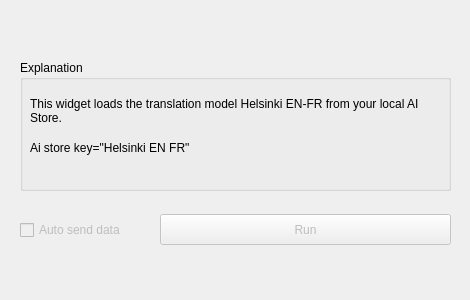
<?xml version="1.0" encoding="UTF-8"?>
<ui version="4.0">
 <class>Form</class>
 <widget class="QWidget" name="Form">
  <property name="geometry">
   <rect>
    <x>0</x>
    <y>0</y>
    <width>470</width>
    <height>300</height>
   </rect>
  </property>
  <property name="windowTitle">
   <string>Form</string>
  </property>
  <widget class="QGroupBox" name="groupBox">
   <property name="geometry">
    <rect>
     <x>20</x>
     <y>60</y>
     <width>431</width>
     <height>131</height>
    </rect>
   </property>
   <property name="title">
    <string>Explanation</string>
   </property>
   <widget class="QLabel" name="Description">
    <property name="geometry">
     <rect>
      <x>10</x>
      <y>30</y>
      <width>411</width>
      <height>41</height>
     </rect>
    </property>
    <property name="text">
     <string>This widget loads the translation model Helsinki EN-FR from your local AI Store.</string>
    </property>
    <property name="textFormat">
     <enum>Qt::AutoText</enum>
    </property>
    <property name="alignment">
     <set>Qt::AlignLeading|Qt::AlignLeft|Qt::AlignVCenter</set>
    </property>
    <property name="wordWrap">
     <bool>true</bool>
    </property>
   </widget>
   <widget class="QLabel" name="label">
    <property name="geometry">
     <rect>
      <x>10</x>
      <y>80</y>
      <width>281</width>
      <height>16</height>
     </rect>
    </property>
    <property name="text">
     <string>Ai store key=&quot;Helsinki EN FR&quot;</string>
    </property>
   </widget>
  </widget>
  <widget class="QPushButton" name="pushButton_send">
   <property name="enabled">
    <bool>false</bool>
   </property>
   <property name="geometry">
    <rect>
     <x>160</x>
     <y>214</y>
     <width>291</width>
     <height>31</height>
    </rect>
   </property>
   <property name="text">
    <string>Run</string>
   </property>
  </widget>
  <widget class="QCheckBox" name="checkBox_send">
   <property name="enabled">
    <bool>false</bool>
   </property>
   <property name="geometry">
    <rect>
     <x>20</x>
     <y>220</y>
     <width>121</width>
     <height>20</height>
    </rect>
   </property>
   <property name="text">
    <string>Auto send data</string>
   </property>
  </widget>
 </widget>
 <resources/>
 <connections/>
</ui>
